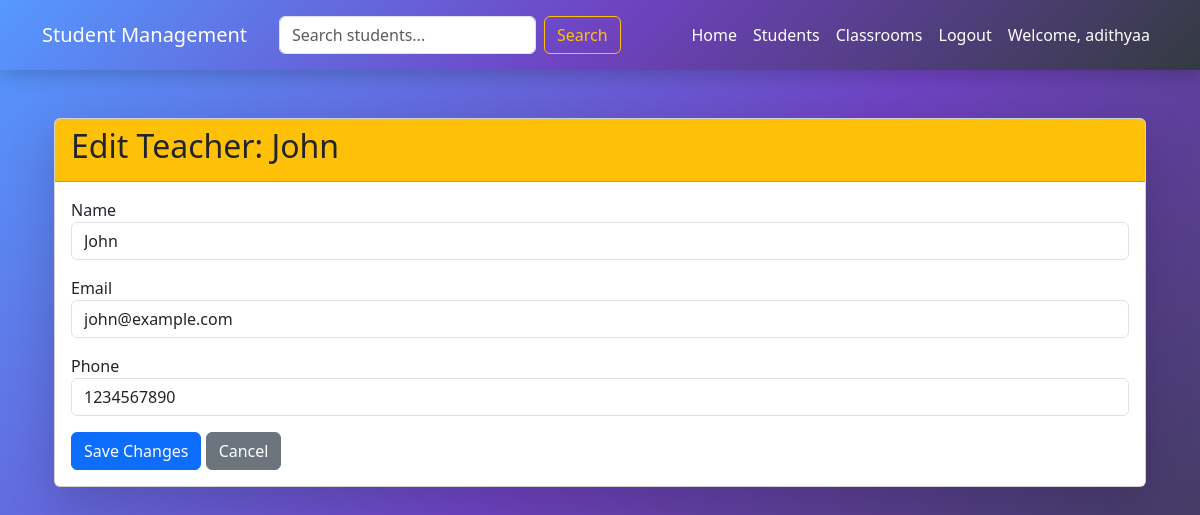
Page /base/teachers/edit/1/ (signed in) on the committed database.
### base/models.py (models this page shows, shortened)
class Teacher(models.Model):
    name = models.CharField(max_length=150)
    email = models.EmailField(unique=True)
    phone_number = models.CharField(max_length=15)
    hire_date = models.DateField(null=True, blank=True)

### base/views.py (the view)
# urls.py: path('teachers/edit/<int:teacher_id>/', views.edit_teacher, name='edit_teacher'),
@login_required
def edit_teacher(request, teacher_id):
    teacher = get_object_or_404(Teacher, id=teacher_id)
    if request.method == 'POST':
        teacher.name = request.POST.get('name')
        teacher.email = request.POST.get('email')
        teacher.phone_number = request.POST.get('phone_number')  # ✅ must match the input field name
        teacher.save()
        return redirect('teacher_list')
    return render(request, 'base/edit_teacher.html', {'teacher': teacher})

### base/templates/base/edit_teacher.html (shortened to what this page needs)
{% extends 'base/base.html' %}
{% block content %}
<div class="container mt-5">
    <div class="card shadow-lg">
        <div class="card-header bg-warning text-dark">
            <h2>Edit Teacher: {{ teacher.name }}</h2>
        </div>
        <div class="card-body">
            <form method="POST">
                <div class="mb-3">
                    <label>Name</label>
                    <input type="text" name="name" class="form-control" value="{{ teacher.name }}" required>
                </div>
                <div class="mb-3">
                    <label>Email</label>
                    <input type="text" name="email" class="form-control" value="{{ teacher.email }}" required>
                </div>
                <div class="mb-3">
                    <label>Phone</label>
                    <input type="text" name="phone_number" class="form-control" value="{{ teacher.phone_number }}" required>
                </div>
                <button type="submit" class="btn btn-primary">Save Changes</button>
                <a href="{% url 'teacher_list' %}" class="btn btn-secondary">Cancel</a>
            </form>
        </div>
    </div>
</div>
{% endblock %}

### base/templates/base/base.html (shortened to what this page needs)
<!DOCTYPE html>
<html lang="en">
<head>
    <link rel="stylesheet" href="https://cdn.jsdelivr.net/npm/bootstrap@5.3.0/dist/css/bootstrap.min.css">
</head>
<body>
    <nav class="navbar navbar-expand-lg navbar-dark">
        <div class="container">
            <a class="navbar-brand" href="{% url 'home' %}">Student Management</a>
            <form class="d-flex ms-3" method="GET" action="{% url 'student_list' %}">
                <input class="form-control me-2" type="search" name="q" placeholder="Search students..." value="{{ request.GET.q }}">
                <button class="btn btn-outline-warning" type="submit">Search</button>
            </form>
            <div class="collapse navbar-collapse" id="navbarNav">
                <ul class="navbar-nav ms-auto">
                    {% if user.is_authenticated %}
                        <li class="nav-item"><a class="nav-link" href="{% url 'home' %}">Home</a></li>
                        <li class="nav-item"><a class="nav-link" href="{% url 'student_list' %}">Students</a></li>
                        <li class="nav-item"><a class="nav-link" href="{% url 'classroom_list' %}">Classrooms</a></li>
                        <li class="nav-item"><a class="nav-link" href="{% url 'logout' %}">Logout</a></li>
                        <li class="nav-item">
                            <span class="nav-link">Welcome, {{ user.username }}</span>
                        </li>
                    {% else %}
                        <li class="nav-item"><a class="nav-link" href="{% url 'login' %}">Login</a></li>
                    {% endif %}
                </ul>
            </div>
        </div>
    </nav>
    <div class="container mt-4">
        {% block content %}
        {% endblock %}
    </div>
</body>
</html>

### base/templates/base/base.html (style rules this page uses)
html, body { height: 100%; margin: 0; padding: 0; }
body { background: linear-gradient(135deg, #5599ff 0%, #6f42c1 50%, #343a40 100%); font-family: 'Segoe UI', sans-serif; background-attachment: fixed; background-repeat: no-repeat; background-size: cover; }
.navbar { background: linear-gradient(135deg, #5599ff 0%, #6f42c1 50%, #343a40 100%); padding: 15px 30px; box-shadow: 0 4px 20px rgba(0, 0, 0, 0.2); }
.navbar-brand, .navbar-nav .nav-link { color: #fff !important; font-weight: 500; transition: color 0.3s ease; }

### rows in the picture
Teacher: name "John", email "john@example.com", phone_number "1234567890"

### other values in the picture
{{ user.username }} "adithyaa"
